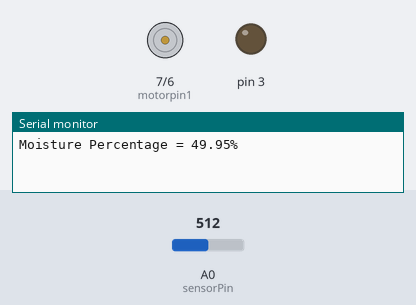
Simulated run of this sketch. Board: Arduino Uno, built with avr-gcc and run on an emulated ATmega328P. Shown: motor-driver pin pairs drawn as motors (green arrow = first pin HIGH = forward, orange = second pin HIGH = backward, longer = more drive), output pins drawn as LEDs (lit = HIGH), the last lines printed to the serial monitor. Inputs (shaded band) come from the test bench; at power-on: A0 (sensorPin) = 512.

Above: at 0.1 s.
At 1.1 s:
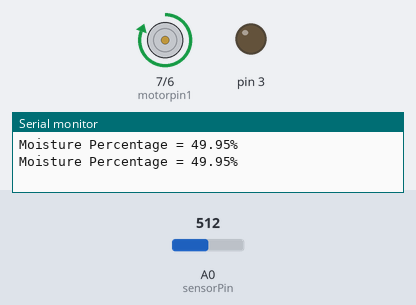
Timing chart, 0 to 2.6 s (numbered marks = the images above):
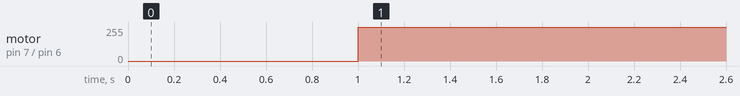

The sketch:

soilmoisture_sensor_project.ino
```cpp
int sensorPin = A0;
int sensor_analog;
int limit = 80 ;
const int motorpin1 = 7;
const int motorpin2 = 6;


void setup() {
  Serial.begin(9600);
  pinMode(3, OUTPUT);
  pinMode(motorpin1, OUTPUT);
  pinMode(motorpin2, OUTPUT);
}

void loop() {

  float moisture_percentage;
  int sensor_analog;
  sensor_analog = analogRead(sensorPin);
  moisture_percentage = ( 100 - ( (sensor_analog/1023.00) * 100 ) );
  Serial.print("Moisture Percentage = ");
  Serial.print(moisture_percentage);
  Serial.print("%\n\n");
  delay(1000);

  if ( moisture_percentage < limit) {
    digitalWrite(3, LOW);
    digitalWrite(motorpin1, HIGH);
    digitalWrite(motorpin2, LOW);
  }
  else {
    digitalWrite(13, HIGH);
    digitalWrite(motorpin1, LOW);
    digitalWrite(motorpin2, LOW);
  }
}
```

Measured:
- by itself, motor on pin 7 (motorpin1) / pin 6 (motorpin2): stopped → forward 255/255 at 1.0 s
